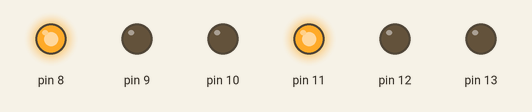
This sketch was run on a simulated Arduino Uno, built with avr-gcc and run on an emulated ATmega328P. On the bench: output pins drawn as LEDs (lit = HIGH).

Above: at 2.5 s.
At 6.0 s:
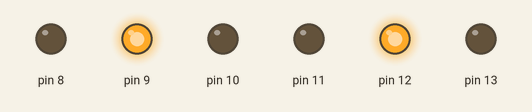
At 8.5 s:
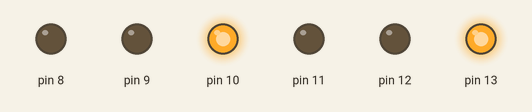
Timing chart, 0 to 13.0 s (numbered marks = the images above):
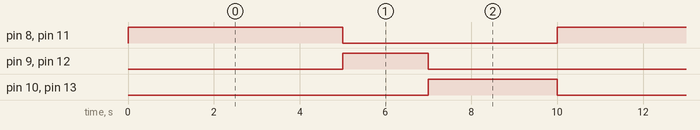

The sketch:

Lab5_Ex6_Two_Way_Traffic_Light.ino
```cpp
void setup() {
  for (int i = 8; i <= 13; ++i){
    pinMode(i, OUTPUT);
    digitalWrite(i, LOW);
  }
}

void loop() {
  digitalWrite(8, HIGH);
  digitalWrite(11, HIGH);
  delay(5000);
  digitalWrite(8, LOW);
  digitalWrite(11, LOW);
  digitalWrite(9, HIGH);
  digitalWrite(12, HIGH);
  delay(2000);
  digitalWrite(9, LOW);
  digitalWrite(12, LOW);
  digitalWrite(10, HIGH);
  digitalWrite(13, HIGH);
  delay(3000);
  digitalWrite(10, LOW);
  digitalWrite(13, LOW);
}
```

Measured:
- by itself, pin 8, pin 11: alternates HIGH for 5.0 s and LOW for 5.0 s
- by itself, pin 9, pin 12: alternates HIGH for 2.0 s and LOW for 8.0 s
- by itself, pin 10, pin 13: alternates HIGH for 3.0 s and LOW for 7.0 s
